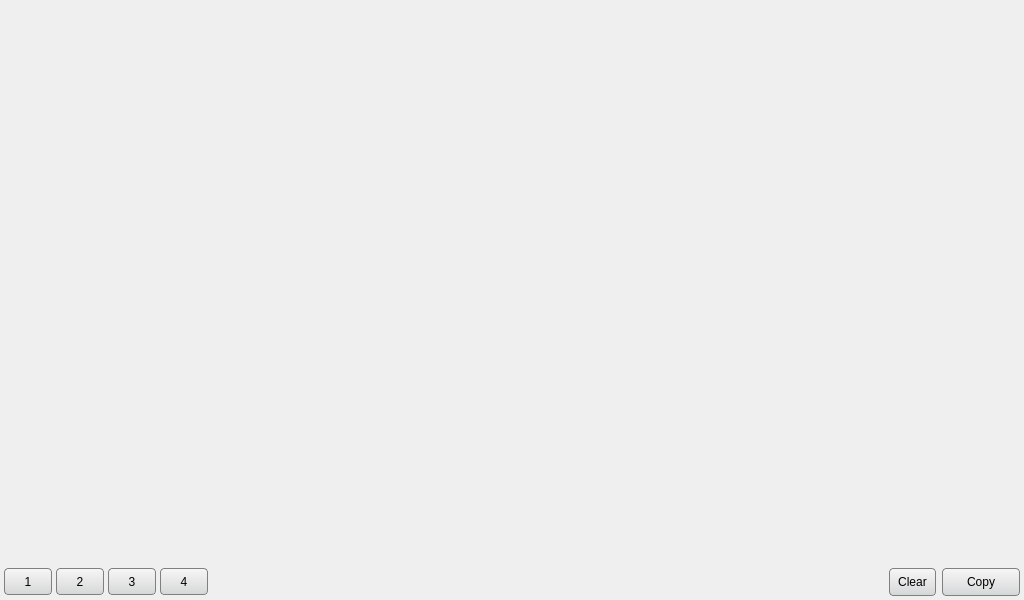
<?xml version="1.0" encoding="UTF-8"?>
<ui version="4.0">
 <class>PimThaiWindow</class>
 <widget class="QMainWindow" name="PimThaiWindow">
  <property name="geometry">
   <rect>
    <x>0</x>
    <y>0</y>
    <width>1024</width>
    <height>600</height>
   </rect>
  </property>
  <property name="windowTitle">
   <string>MainWindow</string>
  </property>
  <property name="styleSheet">
   <string notr="true">QPushButton { border-radius: 4px; border: 1px solid grey; padding: 6px 8px 6px 8px; background: qlineargradient(x1:0, y1:0, x2:0, y2:1, stop:0 #F6F6F6, stop: 0.6 #E4E4E4, stop:1 #D3D7D8); }
QPushButton:pressed { color: white; background: qlineargradient(x1:0, y1:0, x2:0, y2:1, stop:0 #559BBF, stop: 0.6 #3895D2, stop:1 #3381C3); }
QPushButton:checked { color: white; background: qlineargradient(x1:0, y1:0, x2:0, y2:1, stop:0 #3381C3, stop: 0.6 #3895D2, stop:1 #559BBF); }

QToolButton { border-radius: 4px; border: 1px solid grey; padding: 4px 4px 4px 4px; background: qlineargradient(x1:0, y1:0, x2:0, y2:1, stop:0 #F6F6F6, stop: 0.6 #E4E4E4, stop:1 #D3D7D8); }
QToolButton:pressed { color: white; background: qlineargradient(x1:0, y1:0, x2:0, y2:1, stop:0 #559BBF, stop: 0.6 #3895D2, stop:1 #3381C3); }
QToolButton:checked { color: white; background: qlineargradient(x1:0, y1:0, x2:0, y2:1, stop:0 #3381C3, stop: 0.6 #3895D2, stop:1 #559BBF); }
</string>
  </property>
  <widget class="QWidget" name="centralwidget">
   <layout class="QVBoxLayout" name="verticalLayout">
    <property name="spacing">
     <number>4</number>
    </property>
    <property name="margin">
     <number>4</number>
    </property>
    <item>
     <widget class="QWidget" name="mainContainer" native="true">
      <property name="sizePolicy">
       <sizepolicy hsizetype="Preferred" vsizetype="Preferred">
        <horstretch>0</horstretch>
        <verstretch>2</verstretch>
       </sizepolicy>
      </property>
      <property name="styleSheet">
       <string notr="true">margin: 0px; padding: 0px;
</string>
      </property>
      <layout class="QVBoxLayout" name="verticalLayout_2">
       <property name="spacing">
        <number>0</number>
       </property>
       <property name="margin">
        <number>0</number>
       </property>
      </layout>
     </widget>
    </item>
    <item>
     <layout class="QHBoxLayout" name="horizontalLayout">
      <item>
       <widget class="QToolButton" name="buf0Button">
        <property name="sizePolicy">
         <sizepolicy hsizetype="Minimum" vsizetype="Fixed">
          <horstretch>0</horstretch>
          <verstretch>0</verstretch>
         </sizepolicy>
        </property>
        <property name="minimumSize">
         <size>
          <width>48</width>
          <height>0</height>
         </size>
        </property>
        <property name="focusPolicy">
         <enum>Qt::NoFocus</enum>
        </property>
        <property name="text">
         <string>1</string>
        </property>
        <property name="checkable">
         <bool>true</bool>
        </property>
       </widget>
      </item>
      <item>
       <widget class="QToolButton" name="buf1Button">
        <property name="sizePolicy">
         <sizepolicy hsizetype="Minimum" vsizetype="Fixed">
          <horstretch>0</horstretch>
          <verstretch>0</verstretch>
         </sizepolicy>
        </property>
        <property name="minimumSize">
         <size>
          <width>48</width>
          <height>0</height>
         </size>
        </property>
        <property name="focusPolicy">
         <enum>Qt::NoFocus</enum>
        </property>
        <property name="text">
         <string>2</string>
        </property>
        <property name="checkable">
         <bool>true</bool>
        </property>
       </widget>
      </item>
      <item>
       <widget class="QToolButton" name="buf2Button">
        <property name="sizePolicy">
         <sizepolicy hsizetype="Minimum" vsizetype="Fixed">
          <horstretch>0</horstretch>
          <verstretch>0</verstretch>
         </sizepolicy>
        </property>
        <property name="minimumSize">
         <size>
          <width>48</width>
          <height>0</height>
         </size>
        </property>
        <property name="focusPolicy">
         <enum>Qt::NoFocus</enum>
        </property>
        <property name="text">
         <string>3</string>
        </property>
        <property name="checkable">
         <bool>true</bool>
        </property>
       </widget>
      </item>
      <item>
       <widget class="QToolButton" name="buf3Button">
        <property name="sizePolicy">
         <sizepolicy hsizetype="Minimum" vsizetype="Fixed">
          <horstretch>0</horstretch>
          <verstretch>0</verstretch>
         </sizepolicy>
        </property>
        <property name="minimumSize">
         <size>
          <width>48</width>
          <height>0</height>
         </size>
        </property>
        <property name="focusPolicy">
         <enum>Qt::NoFocus</enum>
        </property>
        <property name="text">
         <string>4</string>
        </property>
        <property name="checkable">
         <bool>true</bool>
        </property>
       </widget>
      </item>
      <item>
       <spacer name="horizontalSpacer">
        <property name="orientation">
         <enum>Qt::Horizontal</enum>
        </property>
        <property name="sizeHint" stdset="0">
         <size>
          <width>0</width>
          <height>0</height>
         </size>
        </property>
       </spacer>
      </item>
      <item>
       <layout class="QHBoxLayout" name="horizontalLayout_2">
        <property name="spacing">
         <number>6</number>
        </property>
        <item>
         <widget class="QPushButton" name="clearButton">
          <property name="focusPolicy">
           <enum>Qt::NoFocus</enum>
          </property>
          <property name="text">
           <string>Clear</string>
          </property>
         </widget>
        </item>
        <item>
         <widget class="QPushButton" name="copyButton">
          <property name="focusPolicy">
           <enum>Qt::NoFocus</enum>
          </property>
          <property name="styleSheet">
           <string notr="true">padding-left: 24px; padding-right: 24px;</string>
          </property>
          <property name="text">
           <string>Copy</string>
          </property>
         </widget>
        </item>
       </layout>
      </item>
     </layout>
    </item>
   </layout>
  </widget>
 </widget>
 <resources/>
 <connections/>
</ui>
